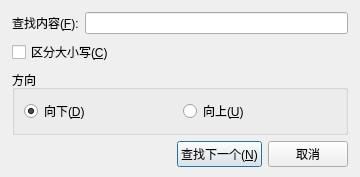
<?xml version="1.0" encoding="UTF-8"?>
<ui version="4.0">
 <class>FindDialog</class>
 <widget class="QDialog" name="FindDialog">
  <property name="geometry">
   <rect>
    <x>0</x>
    <y>0</y>
    <width>360</width>
    <height>170</height>
   </rect>
  </property>
  <property name="windowTitle">
   <string>查找</string>
  </property>
  <layout class="QVBoxLayout" name="mainLayout">
   <property name="leftMargin">
    <number>12</number>
   </property>
   <property name="topMargin">
    <number>12</number>
   </property>
   <property name="rightMargin">
    <number>12</number>
   </property>
   <property name="bottomMargin">
    <number>10</number>
   </property>
   <item>
    <layout class="QHBoxLayout" name="inputLayout">
     <item>
      <widget class="QLabel" name="labelFind">
       <property name="text">
        <string>查找内容(&amp;F):</string>
       </property>
       <property name="buddy">
        <cstring>editFind</cstring>
       </property>
      </widget>
     </item>
     <item>
      <widget class="QLineEdit" name="editFind"/>
     </item>
    </layout>
   </item>
   <item>
    <widget class="QCheckBox" name="checkCase">
     <property name="text">
      <string>区分大小写(&amp;C)</string>
     </property>
    </widget>
   </item>
   <item>
    <widget class="QGroupBox" name="groupDir">
     <property name="title">
      <string>方向</string>
     </property>
     <layout class="QHBoxLayout" name="dirLayout">
      <item>
       <widget class="QRadioButton" name="radioDown">
        <property name="text">
         <string>向下(&amp;D)</string>
        </property>
        <property name="checked">
         <bool>true</bool>
        </property>
       </widget>
      </item>
      <item>
       <widget class="QRadioButton" name="radioUp">
        <property name="text">
         <string>向上(&amp;U)</string>
        </property>
       </widget>
      </item>
     </layout>
    </widget>
   </item>
   <item>
    <layout class="QHBoxLayout" name="btnLayout">
     <item>
      <spacer name="btnSpacer">
       <property name="orientation">
        <enum>Qt::Horizontal</enum>
       </property>
       <property name="sizeHint" stdset="0">
        <size>
         <width>40</width>
         <height>20</height>
        </size>
       </property>
      </spacer>
     </item>
     <item>
      <widget class="QPushButton" name="btnFindNext">
       <property name="text">
        <string>查找下一个(&amp;N)</string>
       </property>
       <property name="default">
        <bool>true</bool>
       </property>
      </widget>
     </item>
     <item>
      <widget class="QPushButton" name="btnClose">
       <property name="text">
        <string>取消</string>
       </property>
      </widget>
     </item>
    </layout>
   </item>
  </layout>
 </widget>
 <resources/>
 <connections/>
</ui>
